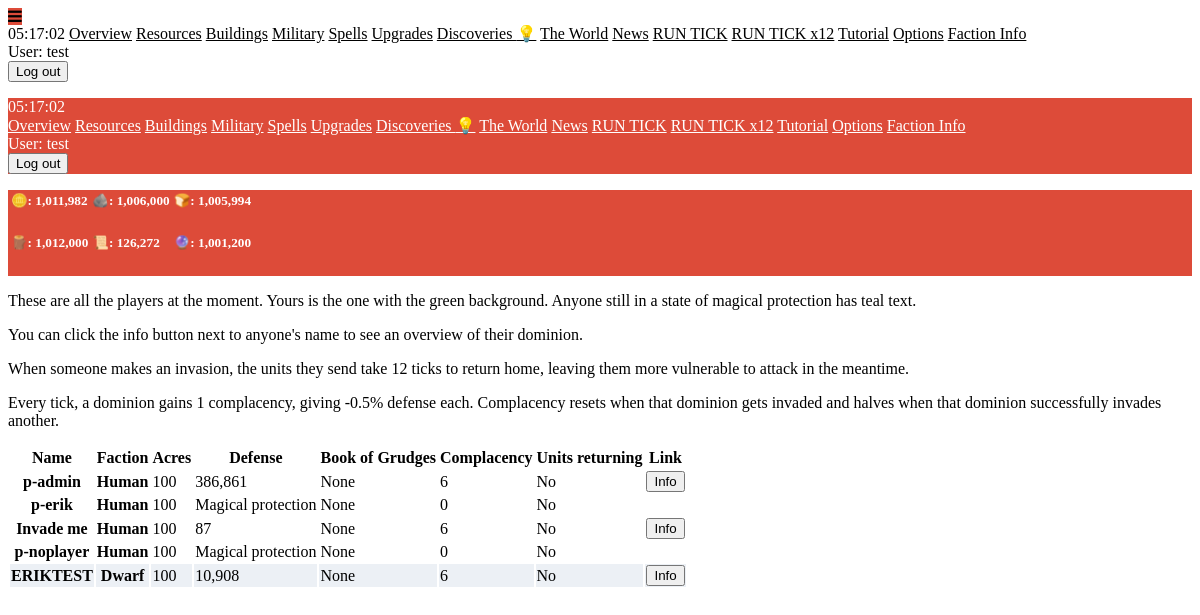
The app's page /world (signed in), older data.
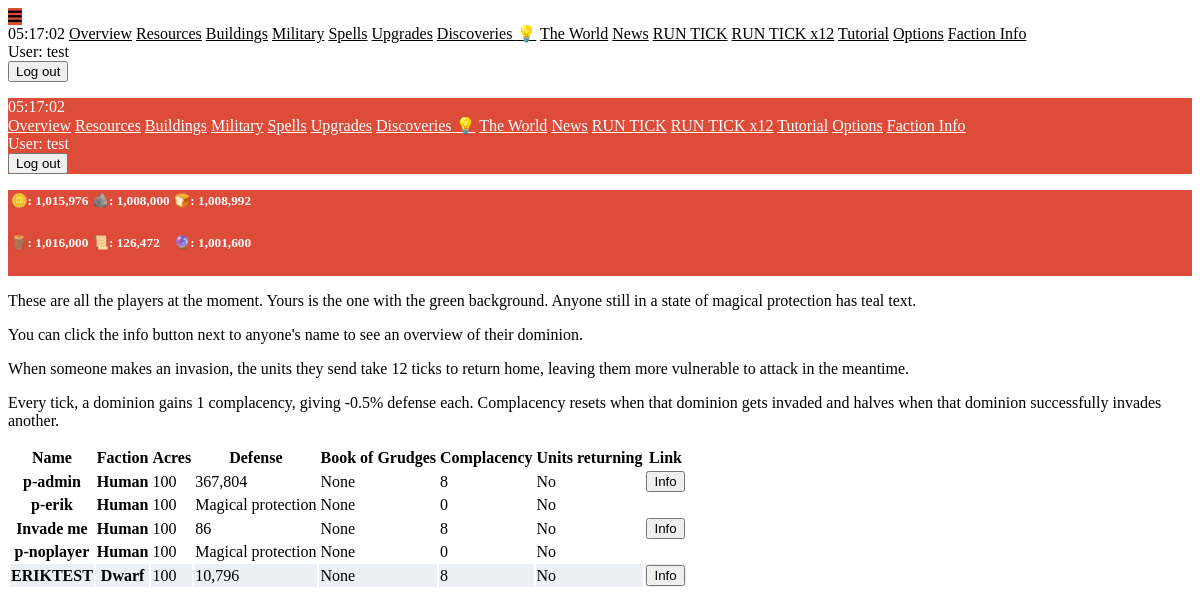
The same page, newer data.
### maingame/models.py (models this page shows, shortened)
class Player(models.Model):
    associated_user = models.OneToOneField(User, on_delete=models.CASCADE, null=True, blank=True, unique=True)
    name = models.CharField(max_length=50, null=True, blank=True, unique=True)
    timezone = models.CharField(max_length=50, default="UTC")
    is_starving = models.BooleanField(default=False)
    has_unread_events = models.BooleanField(default=False)
    protection_ticks_remaining = models.IntegerField(default=72)
    complacency = models.IntegerField(default=0)
    has_tick_units = models.BooleanField(default=False)
    show_tutorials = models.BooleanField(default=True)
    theme = models.CharField(max_length=50, null=True, blank=True, default="ODA")
    is_abandoned = models.BooleanField(default=False)
    use_am_pm = models.BooleanField(default=True)
    acres = models.IntegerField(default=100)
    incoming_acres_dict = models.JSONField(default=dict, blank=True)
    primary_resource_name = models.CharField(max_length=50, null=True, blank=True)
    primary_resource_per_acre = models.IntegerField(default=0)
    building_primary_resource_name = models.CharField(max_length=50, null=True, blank=True)
    building_secondary_resource_name = models.CharField(max_length=50, null=True, blank=True)
    building_primary_cost_per_acre = models.IntegerField(default=100)
    building_secondary_cost_per_acre = models.IntegerField(default=10)
    upgrade_cost = models.IntegerField(default=300)
    upgrade_exponent = models.FloatField(default=1.03, null=True, blank=True)
    perk_dict = models.JSONField(default=dict, blank=True)
    faction_name = models.CharField(max_length=50, null=True, blank=True)
    discovery_points = models.IntegerField(default=0)
    available_discoveries = models.JSONField(default=list, blank=True)
    learned_discoveries = models.JSONField(default=list, blank=True)
    last_sold_resource_name = models.CharField(max_length=50, null=True, blank=True)
    last_bought_resource_name = models.CharField(max_length=50, null=True, blank=True)
    @property
    def defense(self):
        defense = 0
        for unit in Unit.objects.filter(ruler=self):
            defense += unit.quantity_at_home * unit.dp
        multiplier = 1 - (self.complacency / 200)
        return max(0, int(defense * multiplier))
    @property
    def strid(self):
        return f"{self.id}"
    @property
    def has_units_returning(self):
        for unit in Unit.objects.filter(ruler=self):
            if unit.quantity_returning > 0:
                return True
        return False
    @property
    def barren_acres(self):
        barren_acres = self.acres
        for building in Building.objects.filter(ruler=self):
            barren_acres -= building.quantity
        return barren_acres
    @property
    def header_rows(self):
        iterator = -1
        row_number = 0
        header_rows = {}
        for resource in Resource.objects.filter(ruler=self):
            iterator += 1
            if iterator % math.ceil(Resource.objects.filter(ruler=self).count() / 2) == 0:
                row_number += 1
                header_rows[str(row_number)] = []
            readout = f"{resource.icon}: {int(resource.quantity):,}"
            tooltip = resource.name
            header_rows[str(row_number)].append({
                "readout": readout,
                "tooltip": tooltip
            })
        return header_rows

class Unit(models.Model):
    ruler = models.ForeignKey(Player, on_delete=models.PROTECT, null=True, blank=True)
    name = models.CharField(max_length=50, null=True, blank=True)
    dp = models.IntegerField(default=0)
    op = models.IntegerField(default=0)
    is_trainable = models.BooleanField(default=True)
    cost_dict = models.JSONField(default=dict, blank=True)
    upkeep_dict = models.JSONField(default=dict, blank=True)
    training_dict = models.JSONField(default=dict, blank=True)
    returning_dict = models.JSONField(default=dict, blank=True)
    quantity_at_home = models.IntegerField(default=0)
    perk_dict = models.JSONField(default=dict, blank=True)
    faction = models.ForeignKey(Faction, on_delete=models.PROTECT, null=True, blank=True)
    @property
    def quantity_returning(self):
        total = 0
        for key, value in self.returning_dict.items():
            total += value
        return total

### maingame/views.py (the view)
# urls.py: path("world", views.world, name="world"),
@login_required
def world(request):
    try:
        my_player = Player.objects.get(associated_user=request.user)
    except:
        return redirect("register")
    players = Player.objects.all().order_by('-acres')
    if "book_of_grudges" in my_player.perk_dict:
        for player in players:
            if str(player.id) not in my_player.perk_dict["book_of_grudges"]:
                my_player.perk_dict["book_of_grudges"][str(player.id)] = {}
                my_player.perk_dict["book_of_grudges"][str(player.id)]["pages"] = 0
                my_player.perk_dict["book_of_grudges"][str(player.id)]["animosity"] = 0
    context = {
        "players": players,
    }
    return render(request, "maingame/world.html", context)

### maingame/context_processors/context_processors.py (called while the page is built)
def player_context_processor(request):
    active_player = None
    if request.user.is_authenticated:
        active_player = Player.objects.filter(associated_user=request.user).first()
    return {
        "active_player": active_player,
        "round": Round.objects.first(),
    }

### maingame/templates/maingame/world.html (shortened to what this page needs)
{% extends "base.html" %}
{% load humanize %}
{% load extra_tags %}
{% block content %}
<div>
    {% if active_player.show_tutorials %}
    <p>These are all the players at the moment. Yours is the one with the green background. Anyone still in a state of magical protection has teal text.</p>
    <p>You can click the info button next to anyone's name to see an overview of their dominion.</p>
    <p>When someone makes an invasion, the units they send take 12 ticks to return home, leaving them more vulnerable to attack in the meantime.</p>
    <p>
        Every tick, a dominion gains 1 complacency, giving -0.5% defense each. Complacency resets when that dominion gets invaded and halves when that dominion
        successfully invades another.
    </p>
    {% endif %}
    <table class="table striped max-w-md">
        <thead>
            <tr>
                <th>Name</th>
                <th>Faction</th>
                <th>Acres</th>
                <th>Defense</th>
                {% if "book_of_grudges" in active_player.perk_dict %}
                <th>Book of Grudges</th>
                {% endif %}
                <th>Complacency</th>
                <th>Units returning</th>
                <th>Link</th>
            </tr>
        </thead>
        <tbody>
            {% for player in players %}
                <tr class="{% if player.id == active_player.id %}card_colors {% endif %}{% if player.protection_ticks_remaining > 0 %}text-teal-400{% endif %}">
                    <th class="u-align-middle">{{ player.name }}</th>
                    <th class="u-align-middle">{{ player.faction_name|title }}</th>
                    <td class="u-align-middle">{{ player.acres }}</td>
                    <td class="u-align-middle">{% if player.protection_ticks_remaining == 0 and round.has_started %}{{ player.defense|intcomma }}{% else %}Magical protection{% endif %}</th>
                    {% if "book_of_grudges" in active_player.perk_dict %}
                    <td class="u-align-middle">
                        {% if player.strid in active_player.perk_dict.book_of_grudges %}
                        {{ active_player.perk_dict.book_of_grudges|getattr:player.strid|getattr:"pages" }} pages,
                        +{{ active_player.perk_dict.book_of_grudges|getattr:player.strid|getattr:"animosity" }}% OP
                        {% else %}
                        None
                        {% endif %}
                    </td>
                    {% endif %}
                    <td class="u-align-middle">{{ player.complacency|intcomma }}</td>
                    <td class="u-align-middle">{% if player.has_units_returning %}Yes{% else %}No{% endif %}</td>
                    <td class="u-align-middle">
                    {% if player.protection_ticks_remaining == 0 %}
                        <a href="{% url 'overview' player.id %}">
                            <button class="py-0">Info</button>
                        </a>
                    {% endif %}
                    </td>
                </tr>
            {% endfor %}
        </tbody>
    </table>
</div>
{% endblock %}

Row changes from the older to the newer data that the page shows:
changed Player "p-admin": defense "386,861" → "367,804"; complacency "6" → "8"
changed Player "Invade me": defense "87" → "86"; complacency "6" → "8"
changed Player "ERIKTEST": defense "10,908" → "10,796"; complacency "6" → "8"
Text that changed along with them:
list line gone: "🪙: 1,011,982 🪨: 1,006,000 🍞: 1,005,994"
new list line: "🪙: 1,015,976 🪨: 1,008,000 🍞: 1,008,992"
list line gone: "🪵: 1,012,000 📜: 126,272 🔮: 1,001,200"
new list line: "🪵: 1,016,000 📜: 126,472 🔮: 1,001,600"
